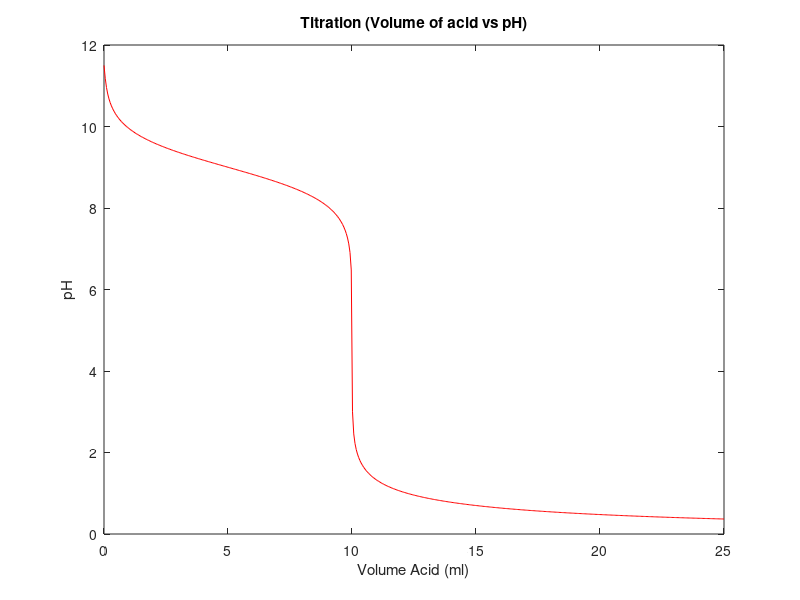

Recreate this plot in MATLAB.
% Obtained form the webpage: http://www.chemicalforums.com/index.php?topic=80995.0
tic
clear
clc

Max_species=1;
Max_roots=Max_species+2;

% Equilibrium constants
Kw = power(10,-14);
K1 = power(10,-5); % pka=14-pKb, 14-9=5


% Initial concentration of acid
C_acid = 1; % mol/dm^3
C_base = 1; % mol/dm^3

% Initial volume of acid
Acid_vol = 25; % ml
Base_vol = 10; % ml



% Graph settings
Titration_resolution=500; % number of titration points
dx = Acid_vol/(Titration_resolution-1);
x = 0.0:dx:Acid_vol;


% Array for all the species
BOH=size(Titration_resolution,1);
B=size(Titration_resolution,1);
H=size(Titration_resolution,1);
OH=size(Titration_resolution,1);
PH=size(Titration_resolution,1);
FBOH=size(Titration_resolution,1);
FHCl=size(Titration_resolution,1);
R =size(Max_roots,1);

outfile=fopen('Results','w');
for j = 1:Max_roots
fprintf(outfile,'Roots(%d) ',j);
end

fprintf(outfile,'BOH(i,1) B(i,1) H(i,1) OH(i,1) PH(i,1) FHCl(i,1) FBOH(i,1)\n');

for i = 1:Titration_resolution

	% The total volume
	vol_tot = Base_vol + x(i);

	% Concentrations of acid and base
	C_a0 = (C_acid * x(i)) / vol_tot;
	C_b0 = (C_base * Base_vol) / vol_tot;

	

	% Compute the concentration of hydrogen ions
	% Solve the polynomial equation
	% K1*H^3 + (Kw - C_a0*K1 + C_b0*K1)*H^2 + (- C_a0*Kw - K1*Kw)*H - Kw^2 =0
	% - OH^3 + (- C_a0 - K1)*OH^2 + (Kw - C_a0*K1 + C_b0*K1)*OH + K1*Kw =0
	R = roots([-1, (- C_a0 - K1), (Kw - C_a0*K1 + C_b0*K1), K1*Kw]);

	% Remove all chemically irrelevant solutions	
	check_index=1;
	Temp_OH=0;
	for j = 1:Max_roots
		fprintf(outfile,'%.20f ',R(j,1));
		if R(j,1)==real(R(j,1)) & R(j,1)>0 & R(j,1)<C_b0
			if check_index==1
			Temp_OH=R(j,1);
			check_index=2;
			end

			if Temp_OH >R(j,1) 
			Temp_OH=R(j,1);	
			end
		end
	end

			OH(i,1)=Temp_OH;	


	% Calculate all other species

	%fB =(C_b0*K1)/(K1 + OH)
	%fBOH =(C_b0*OH)/(K1 + OH)

	BOH(i,1) =(C_b0*OH(i,1))/(K1+OH(i,1));
	B(i,1) = (C_b0*K1)/(K1+OH(i,1));
	H(i,1) = Kw/OH(i,1);
	FHCl(i,1)=C_a0;
	FBOH(i,1)=C_b0;

	% Calculate the pH value
	PH(i,1) = -log10(H(i,1));


	fprintf(outfile,'%.12f %.12f %.20f %.20f %.12f %.12f %.12f\n',BOH(i,1),B(i,1),H(i,1), OH(i,1), PH(i,1),FHCl(i,1),FBOH(i,1));
end
fclose(outfile);

% Plot it
figure();
plot(x,PH,'red')
xlabel('Volume Acid (ml)')
ylabel('pH')
title('Titration (Volume of acid vs pH)')
toc
